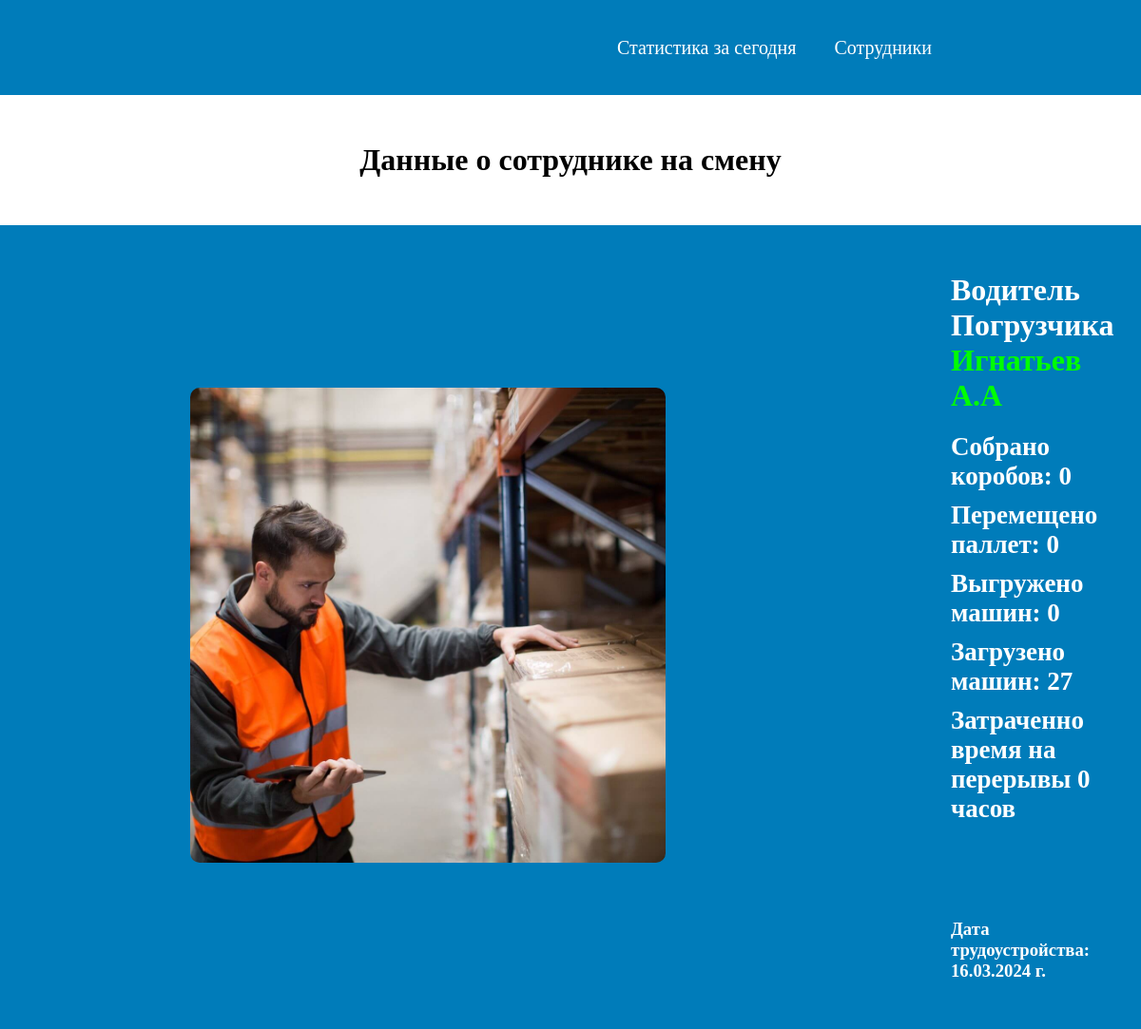
Before: /profiles/profile/ivanov-ia/ with the older database file.
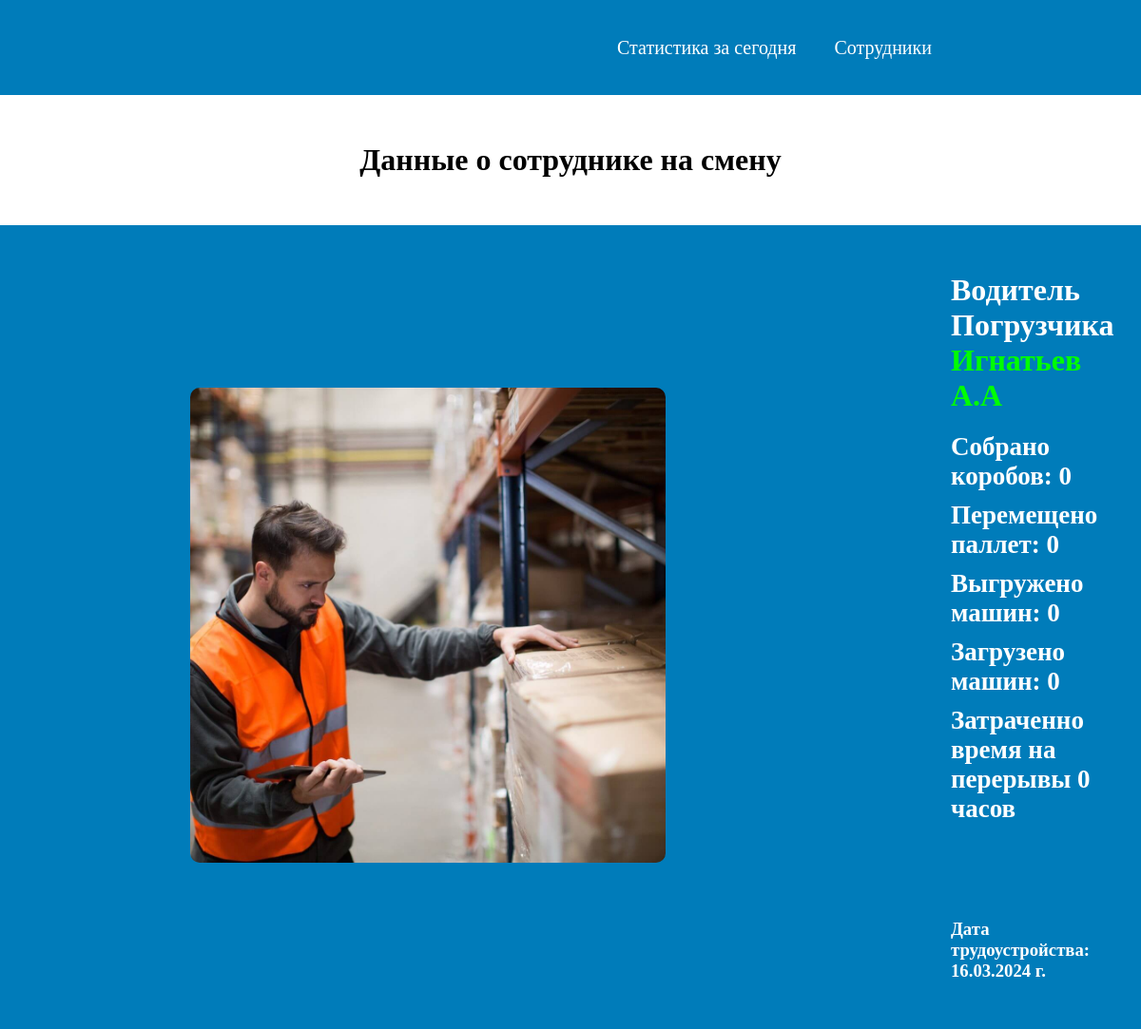
After: the same page with the newer database file.
### users/models.py (models this page shows, shortened)
class Profile(models.Model):
    name = models.CharField(max_length=60, verbose_name='Имя сотрудника')
    photo = models.ImageField(upload_to='media/profile/%Y/%m/%d/', verbose_name='Изображения сотрудника')
    slug = models.SlugField(max_length=200, unique=True, verbose_name='url сотрудника')
    collected = models.IntegerField(blank=True, null=True, verbose_name='Собранно коробов')
    transported = models.IntegerField(blank=True, null=True, verbose_name='Перевезено паллет')
    discharge = models.IntegerField(blank=True, null=True, verbose_name='Выгружено машин')
    shipment = models.IntegerField(blank=True, null=True, verbose_name='Загружено машин')
    others = models.IntegerField(blank=True, null=True, verbose_name='Время перерывов')
    time_employment = models.DateTimeField(auto_now_add=True, verbose_name='Дата трудоустройства')
    is_public = models.BooleanField(default=True, verbose_name='Числится в штате')
    employee_category = models.ForeignKey('CategoryEmployee', on_delete=models.PROTECT, verbose_name='Категория')
    class Meta:
        verbose_name = 'Сотрудника'
        verbose_name_plural = 'Сотрудники'

class CategoryEmployee(models.Model):
    category_name = models.CharField(max_length=150, verbose_name='Категории сотрудников')
    slug = models.SlugField(max_length=150, unique=True, verbose_name='url категорий')
    def __str__(self):
        return self.category_name
    class Meta:
        verbose_name = 'Категорию'
        verbose_name_plural = 'Категории'

### users/views.py (the view)
# urls.py: path('profile/<slug:user_slug>/', ShowProfile.as_view(), name='user_profile'),
class ShowProfile(DataMixim, DetailView):
    model = Profile
    template_name = 'users/show_profile.html'
    slug_url_kwarg = 'user_slug'
    context_object_name = 'profile'
    def get_context_data(self, **kwargs):
        context = super().get_context_data(**kwargs)
        c_def = self.get_user_context_data(title=context['profile'].name)
        return dict(list(c_def.items()) + list(context.items()))

### users/utils.py (called while the page is built)
    def get_user_context_data(self, **kwargs):
        context = kwargs
        cat_employee = CategoryEmployee.objects.annotate(profiles_count=Count('profile'))
        context['cat_employee'] = cat_employee
        if 'cat_selected' not in context:
            context['cat_selected'] = 0
        return context

### users/templates/users/show_profile.html
{% extends 'info/base.html' %}
{% block content %}
<h1 class="data_employee">Данные о сотруднике на смену</h1>
<div class="wrapper-user__show">
    <div class="user_image">
        <img src="{{ profile.photo.url }}" alt="Изображения пользователя">
    </div>
    <div class="user_info__text">
        <h1>{{ profile.employee_category }} <span>{{ profile.name }}</span></h1>
        {% if profile.collected > 1 %}
            <h2>Собрано коробов: {{ profile.collected }}</h2>
        {% else %}
            <h2>Собрано коробов: 0</h2>
        {% endif %}
        {% if profile.transported > 1 %}
            <h2>Перемещено паллет: {{ profile.transported }}</h2>
        {% else %}
            <h2>Перемещено паллет: 0</h2>
        {% endif %}
        {% if profile.discharge > 1 %}
            <h2>Выгружено машин: {{ profile.discharge }}</h2>
        {% else %}
            <h2>Выгружено машин: 0</h2>
        {% endif %}
        {% if profile.shipment > 1 %}
            <h2>Загрузено машин: {{ profile.shipment }}</h2>
        {% else %}
            <h2>Загрузено машин: 0</h2>
        {% endif %}
        {% if profile.others %}
            <h2>Затраченно время на перерывы {{ profile.others }} час/ов</h2>
        {% else %}
            <h2>Затраченно время на перерывы 0 часов</h2>
        {% endif %}
        <h3>Дата трудоустройства: {{ profile.time_employment|date:'d.m.Y' }} г.</h3>
    </div>
</div>
{% endblock %}

Changed rows visible on the page:
changed Profile "Игнатьев А.А": shipment "27" → (not shown)
Other visible differences:
text no longer shown: "Загрузено машин:"
text now shown: "Загрузено машин: 0"
